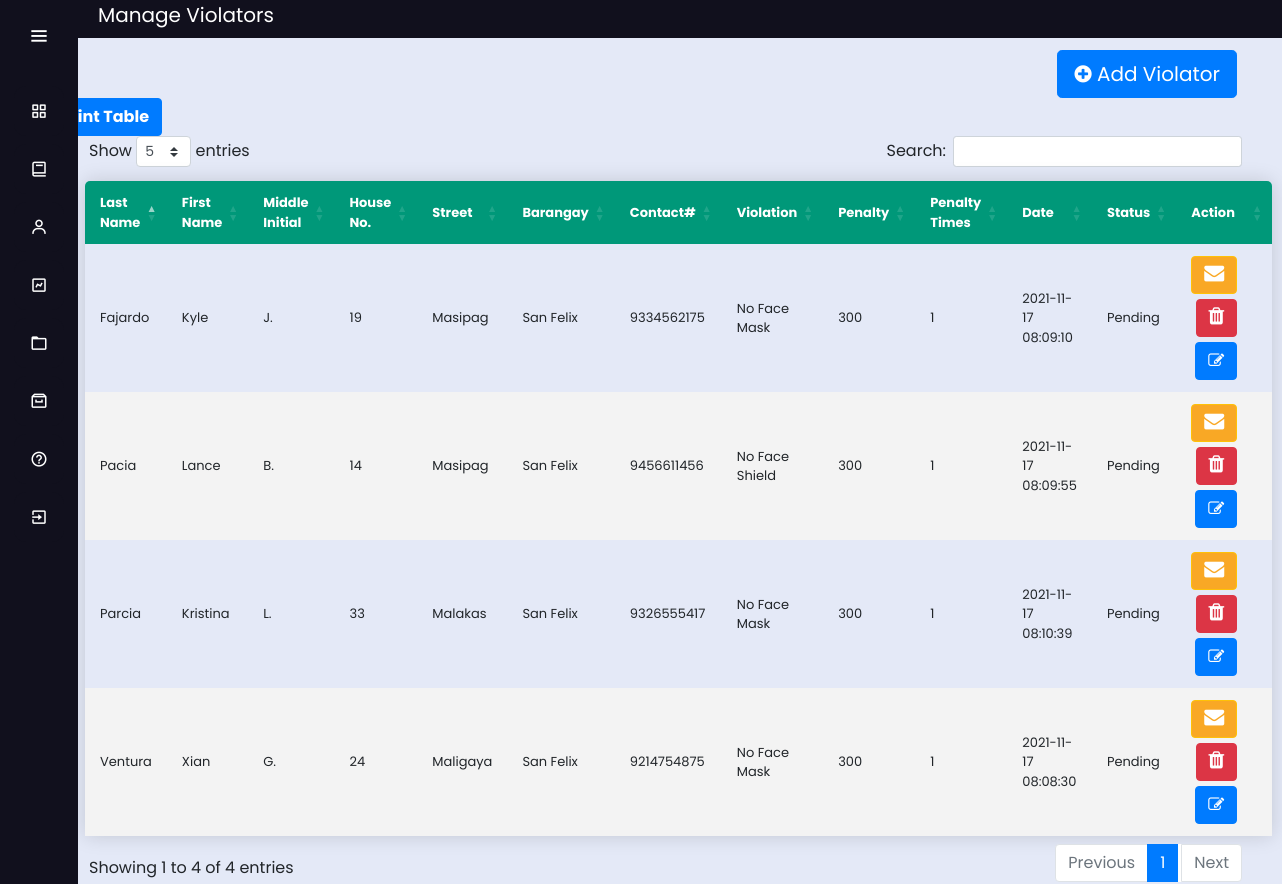
The page /sanfelix (signed in) on the database its author committed.
### app.py (models this page shows)
class violators(db.Model):
    id = db.Column(db.Integer, primary_key=True)
    last_name = db.Column(db.String(30))
    last_name = db.Column(db.String(30))
    first_name = db.Column(db.String(30))
    middle_name = db.Column(db.String(30))
    house_number = db.Column(db.String(30))
    street = db.Column(db.String(30))
    barangay = db.Column(db.String(30))
    contact = db.Column(db.Integer)
    violation = db.Column(db.String(30))
    penalty = db.Column(db.String(30))
    total_penalty = db.Column(db.Integer)
    date = db.Column(db.DateTime, nullable=False, default=datetime.utcnow)
    status = db.Column(db.String(30))

### app.py (the view)
@app.route('/sanfelix')
def sanfelix():
        conn = get_db_connection()
        sanfelix = conn.execute("SELECT * FROM violators where barangay='San Felix'").fetchall()
        conn.close()
        return render_template('sanfelix_tab.html',sanfelix=sanfelix);

### app.py (called while the page is built)
def get_db_connection():
    conn = sqlite3.connect('database.db')
    conn.row_factory = sqlite3.Row
    return conn
    conn.close()
    c = conn.cursor()

### templates/sanfelix_tab.html (shortened to what this page needs)
<!DOCTYPE html>
<html lang="en" dir="ltr">
  <head>
    <link rel="stylesheet" href="../static/css/style5.css">
    <link href='https://unpkg.com/boxicons@2.0.7/css/boxicons.min.css' rel='stylesheet'>
    <link rel="stylesheet" type="text/css" href="{{ url_for('static', filename="css/style2.css") }}">
  <link rel="stylesheet" href="https://cdnjs.cloudflare.com/ajax/libs/font-awesome/4.7.0/css/font-awesome.min.css">
  <link rel="stylesheet" href="https://stackpath.bootstrapcdn.com/bootstrap/4.3.1/css/bootstrap.min.css">
  <link rel="stylesheet" type="text/css" href="https://cdn.datatables.net/1.10.23/css/dataTables.bootstrap4.min.css">
  <link rel="stylesheet" type="text/css" href="https://cdnjs.cloudflare.com/ajax/libs/twitter-bootstrap/4.5.2/css/bootstrap.css">
   </head>
<body>
  <div class="sidebar" >
    <div class="logo-details">
        <i class='bx bx-menu' id="btn" ></i>
    </div>
    <ul class="nav-list">
      <li>
        <a href="{{ url_for('sanfelix_dashboard') }}">
          <i class='bx bx-grid-alt'></i>
        </a>
      </li>
      <li>
       <a href="{{ url_for('sanfelix') }}">
         <i class='bx bx-book' ></i>
       </a>
     </li>
      <li>
       <a href="{{ url_for('sanfelix_service') }}">
         <i class='bx bx-user' ></i>
       </a>
     </li>
     <li>
       <a href="{{ url_for('sanfelix_chart') }}">
         <i class='bx bx-chart' ></i>
       </a>
     </li>
     <li>
       <a href="{{ url_for('sanfelix_logs') }}">
         <i class='bx bx-folder' ></i>
       </a>
     </li>
     <li>
       <a href="{{ url_for('sanfelix_archive') }}">
         <i class='bx bx-archive' ></i>
       </a>
     </li>
     <li>
       <a href="{{ url_for('sanfelix_guidelines') }}">
         <i class='bx bx-help-circle' ></i>
       </a>
     </li>
     <li>
       <a href="{{ url_for('login') }}">
         <i class='bx bx-exit' ></i>
       </a>
     </li>
    </ul>
  </div>
  <section class="home-section">
   {% extends 'sanfelix_table.html' %}

### templates/sanfelix_table.html (shortened to what this page needs)
{% block content %}
      <p style="background: #11101D; font-size: 20px; color: white;"> <label style="margin-left: 20px;">Manage Violators </label><label style="float: right; margin-right: 20px;"></label>
      </p></br><br><br>
<div class="main" style="margin-left: 1px; margin-top: -90px;">
      <br>
  <a href="{{url_for('add', table="fvl")}}" class="btn btn-lg btn-primary" title="Click to Add" style="float: right; margin-right: 5px; margin-top: -10px;"><i class="fa fa-plus-circle" aria-hidden="true"></i> Add Violator</a>
   <input style="float: right; margin-right: 1080px; margin-top: px; font-weight: bold;" type="button" class="btn btn-xs btn-primary" value="Print Table" onclick="myApp.printTable()" />
  <br><br>
  <table class="content-table" id="example"  style="width: calc(100% - -30px); margin-left: -4px; font-size: 13px;">
  <thead style="background-color: ;">
  <tr >
    <th>Last Name</th>
    <th>First Name</th>
    <th>Middle Initial</th>
    <th>House No.</th>
    <th>Street</th>
    <th>Barangay</th>
    <th>Contact#</th>
    <th>Violation</th>
    <th>Penalty</th>
    <th>Penalty Times</th>
    <th>Date</th>
    <th>Status</th>
    <th style="width: 180px;">Action</th>
  </tr>
  </thead>
  {%for bb in sanfelix%}
  <tr>
  <td>{{bb['last_name']}}</td>
  <td>{{bb['first_name']}}</td>
  <td>{{bb['middle_name']}}</td>
  <td>{{bb['house_number']}}</td>
  <td>{{bb['street']}}</td>
    <td>{{bb['barangay']}}</td>
    <td>{{bb['contact']}}</td>
    <td>{{bb['violation']}}</td>
    <td>{{bb['penalty']}}</td>
    <td>{{bb['total_penalty']}}</td>
    <td>{{bb['date']}}</td>
    <td>{{bb['status']}}</td>
    <td>
      <center>
         <a href="" class="btn btn-xs btn-warning" title="Click to Send Message" style="margin-bottom: 5px; background: #f9a825;"><i class="fa fa-envelope" aria-hidden="true" style="font-size: 20px; color: white;"></i></a>
       <a href="{{url_for('delete', table="fvl",last_name=bb['last_name'] ,first_name=bb['first_name'] ,middle_name=bb['middle_name'] ,house_number=bb['house_number'] ,street=bb['street'] ,barangay=bb['barangay'] ,contact=bb['contact'] ,violation=bb['violation'] ,penalty=bb['penalty'] ,total_penalty=bb['total_penalty'] ,date=bb['date'] ,status=bb['status'])}}" class="btn btn-xs btn-danger" title="Click to Delete" style="margin-bottom: 5px;"><i class="fa fa-trash" aria-hidden="true" style="font-size: 20px;"></i></a>
      <a href="{{url_for('edit', table="fvl", last_name=bb['last_name'])}}" class="btn btn-xs btn-primary" title="Click to Edit"><i class="fa fa-pencil-square-o" aria-hidden="true"></i></a>
      </center>
    </td>
  </tr>
  {%endfor%}
  </table>
  </div>
{% endblock %}

### static/css/style5.css (style rules this page uses)
* { margin: 0; padding: 0; box-sizing: border-box; font-family: "Poppins" , sans-serif; }
.sidebar { position: fixed; left: 0; top: 0; height: 100%; width: 78px; background: #11101D; padding: 6px 14px; z-index: 99; transition: all 0.5s ease; }
.sidebar .logo-details { height: 60px; display: flex; align-items: center; position: relative; }
.sidebar .logo-details #btn { position: absolute; top: 50%; right: 0; transform: translateY(-50%); font-size: 22px; transition: all 0.4s ease; font-size: 23px; text-align: center; cursor: pointer; transition: all 0.5s ease; }
.sidebar i { color: #fff; height: 60px; min-width: 50px; font-size: 28px; text-align: center; line-height: 60px; }
.sidebar .nav-list { margin-top: 20px; height: 100%; }
.sidebar li { position: relative; margin: 8px 0; list-style: none; }
.sidebar li a { display: flex; height: 100%; width: 100%; border-radius: 12px; align-items: center; text-decoration: none; transition: all 0.4s ease; background: #11101D; }
.sidebar li i { height: 50px; line-height: 50px; font-size: 18px; border-radius: 12px; }
.home-section { position: relative; background: #E4E9F7; min-height: 100vh; top: 0; left: 78px; width: calc(100% - 78px); transition: all 0.5s ease; z-index: 2; }
.content-table { font-family: "Poppins" , sans-serif; border-collapse: collapse; margin: 25px 0; margin-top: 200px; font-size: 14px; min-width: 400px; border-radius: 5px 5px 0 0; overflow: hidden; box-shadow: 0 0 20px rgba(0, 0, 0, 0.15); margin-left: 20px; width: ; margin-top: -10px; width: calc(100% - 50px); }
.content-table thead tr { background-color: #009879; color: #ffffff; text-align: left; font-weight: bold; }
.content-table th, .content-table td { padding: 12px 15px; }
.content-table tbody tr { border-bottom: 1px solid #dddddd; }
.content-table tbody tr:nth-of-type(even) { background-color: #f3f3f3; }
.content-table tbody tr:last-of-type { border-bottom: 2px solid #009879; }

### static/css/style2.css (style rules this page uses)
body { margin:0px; padding: 0px; background-color:#1b203d; overflow: hidden; font-family: bernard; color: #1b203d; }
.main { margin-top: 50px; margin-left: 315px; margin-right: 30px; padding: 0px 10px; }
.btn { float: right; margin-right: 20px; }
table.dataTable thead .sorting:after, table.dataTable thead .sorting:before, table.dataTable thead .sorting_asc:after, table.dataTable thead .sorting_asc:before, table.dataTable thead .sorting_asc_disabled:after, table.dataTable thead .sorting_asc_disabled:before, table.dataTable thead .sorting_desc:after, table.dataTable thead .sorting_desc:before, table.dataTable thead .sorting_desc_disabled:after, table.dataTable thead .sorting_desc_disabled:before { bottom: .5em; }

### rows shown on the page
violators: last_name "Pacia", first_name "Lance", middle_name "B.", house_number "14", street "Masipag", barangay "San Felix", contact "9456611456", violation "No Face Shield", penalty "300", total_penalty "1", date "2021-11-17 08:09:55", status "Pending"
violators: last_name "Parcia", first_name "Kristina", middle_name "L.", house_number "33", street "Malakas", barangay "San Felix", contact "9326555417", violation "No Face Mask", penalty "300", total_penalty "1", date "2021-11-17 08:10:39", status "Pending"
violators: last_name "Ventura", first_name "Xian", middle_name "G.", house_number "24", street "Maligaya", barangay "San Felix", contact "9214754875", violation "No Face Mask", penalty "300", total_penalty "1", date "2021-11-17 08:08:30", status "Pending"
violators: last_name "Fajardo", first_name "Kyle", middle_name "J.", house_number "19", street "Masipag", barangay "San Felix", contact "9334562175", violation "No Face Mask", penalty "300", total_penalty "1", date "2021-11-17 08:09:10", status "Pending"
